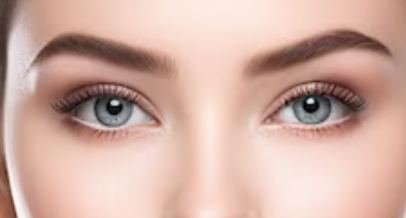
#> input picture Cirunay_lab02_left.png, 406 x 218 px, found by its file name
$ python Cirunay_lab02_hybrid.py
#> lines starting #> are read from the running program, lines starting #| are printed output that depends on the picture
import sys
import numpy as np
import cv2


def cross_correlation(img, kernel):

    # Get dimensions of the image and kernel
    image_height, image_width = img.shape
    kernel_height, kernel_width = kernel.shape

    # Padding: Zero-padding around the image
    imagePadded = np.zeros((image_height + kernel_height - 1, image_width + kernel_width - 1))
    for i in range(image_height):
        for j in range(image_width):
            imagePadded[i + (kernel_height - 1) // 2, j + (kernel_width - 1) // 2] = img[i, j]

    # Create an empty output image to store the correlation result
    output_img = np.zeros_like(img)

    # Perform cross-correlation
    for i in range(image_height):
        for j in range(image_width):
            window = imagePadded[i:i + kernel_height, j:j + kernel_width]
            output_img[i, j] = np.sum(window * kernel)

    return output_img

def convolution(img, kernel):
    flipped_kernel = np.flip(kernel)  # Flip the kernel horizontally and vertically
    return cross_correlation(img, flipped_kernel)

def gaussian_kernel(sigma, height, width):
    center_y, center_x = height // 2, width // 2
    kernel = np.zeros((height, width))

    for i in range(height):
        for j in range(width):
            # Calculate the Gaussian function for each pixel
            kernel[i, j] = (1 / (2 * np.pi * sigma ** 2)) * np.exp(-((i - center_y) ** 2 + (j - center_x) ** 2) / (2 * sigma ** 2))

    # Normalize the kernel so that the sum of all elements equals 1
    return kernel / np.sum(kernel)

def low_pass(img, sigma, size):
    kernel = gaussian_kernel(sigma, size, size)
    return convolution(img, kernel)

def high_pass(img, sigma, size):
    low_pass_img = low_pass(img, sigma, size)
    return img - low_pass_img

def create_hybrid_image(img1, img2, sigma1, size1, high_low1, sigma2, size2, high_low2, mixin_ratio, scale_factor):
    high_low1 = high_low1.lower()
    high_low2 = high_low2.lower()

    if img1.dtype == np.uint8:
        img1 = img1.astype(np.float32) / 255.0
        img2 = img2.astype(np.float32) / 255.0

    if high_low1 == 'low':
        img1 = low_pass(img1, sigma1, size1)
    else:
        img1 = high_pass(img1, sigma1, size1)

    if high_low2 == 'low':
        img2 = low_pass(img2, sigma2, size2)
    else:
        img2 = high_pass(img2, sigma2, size2)

    img1 *= (1 - mixin_ratio)
    img2 *= mixin_ratio
    hybrid_img = (img1 + img2) * scale_factor
    return (hybrid_img * 255).clip(0, 255).astype(np.uint8)


# Load images in grayscale
img1 = cv2.imread(r"C:\Users\User\Documents\4TH YEAR (2ND SEMESTER)\CMSC 174\Cirunay_lab02_left.png", cv2.IMREAD_GRAYSCALE)
#> img1: shape (218, 406); min 0, max 254, mean 184.8
img2 = cv2.imread(r"C:\Users\User\Documents\4TH YEAR (2ND SEMESTER)\CMSC 174\Cirunay_lab02_right.png", cv2.IMREAD_GRAYSCALE)
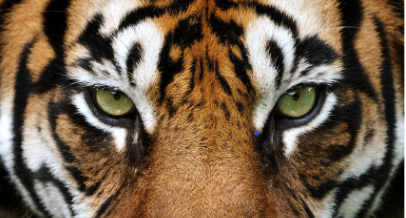
#> input picture Cirunay_lab02_right.png, 406 x 218 px, found by its file name
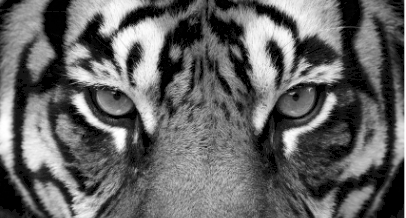
#> img2: shape (218, 406); min 0, max 255, mean 100


# Set filter parameters
sigma1, size1, low_freq = 10, 15, 'low'
sigma2, size2, high_freq = 10, 15, 'high'
mixin_ratio, scale = 0.5, 1.0

# Apply low-pass and high-pass filters
low_pass_img = low_pass(img1, sigma1, size1)
#> after the loop in cross_correlation, `for i in range(image_height):`:
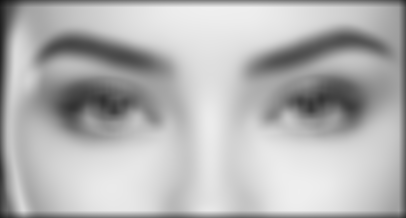
#> output_img: shape (218, 406); min 19, max 239, mean 179.8
high_pass_img = high_pass(img2, sigma2, size2)
#> after the loop in cross_correlation (call 2), `for i in range(image_height):`:
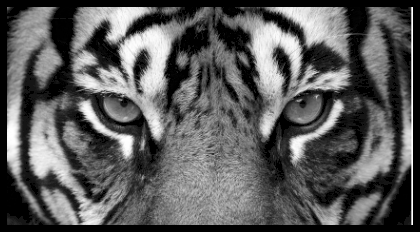
#> imagePadded: shape (232, 420) float64; min 0, max 255, mean 90.9
#> after the loop in cross_correlation (call 2), `for i in range(image_height):`:
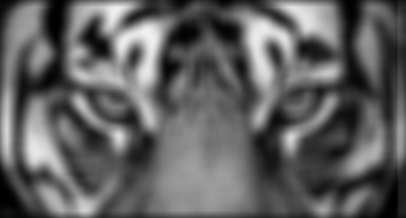
#> output_img: shape (218, 406); min 0, max 241, mean 96.8

# Create hybrid image
hybrid_img = create_hybrid_image(img1, img2, sigma1, size1, low_freq, sigma2, size2, high_freq, mixin_ratio, scale)
#> in create_hybrid_image, `hybrid_img = (img1 + img2) * scale_factor`:
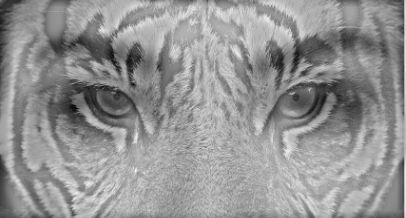
#> hybrid_img: shape (218, 406) float32; min -0.0763, max 0.674, mean 0.359; drawn with min black and max white
#> in create_hybrid_image, `return (hybrid_img * 255).clip(0, 255).astype(np.uint8)`:
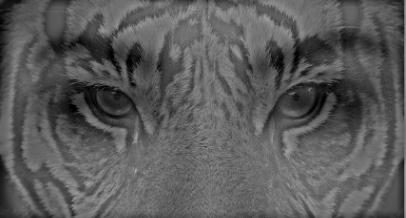
#> returned value: shape (218, 406); min 0, max 171, mean 91

# Display images
cv2.imshow("Low-Pass Image", low_pass_img)
cv2.imshow("High-Pass Image", high_pass_img)
cv2.imshow("Hybrid Image", hybrid_img)

# Keep the images open until a key is pressed
cv2.waitKey(0)
cv2.destroyAllWindows()
